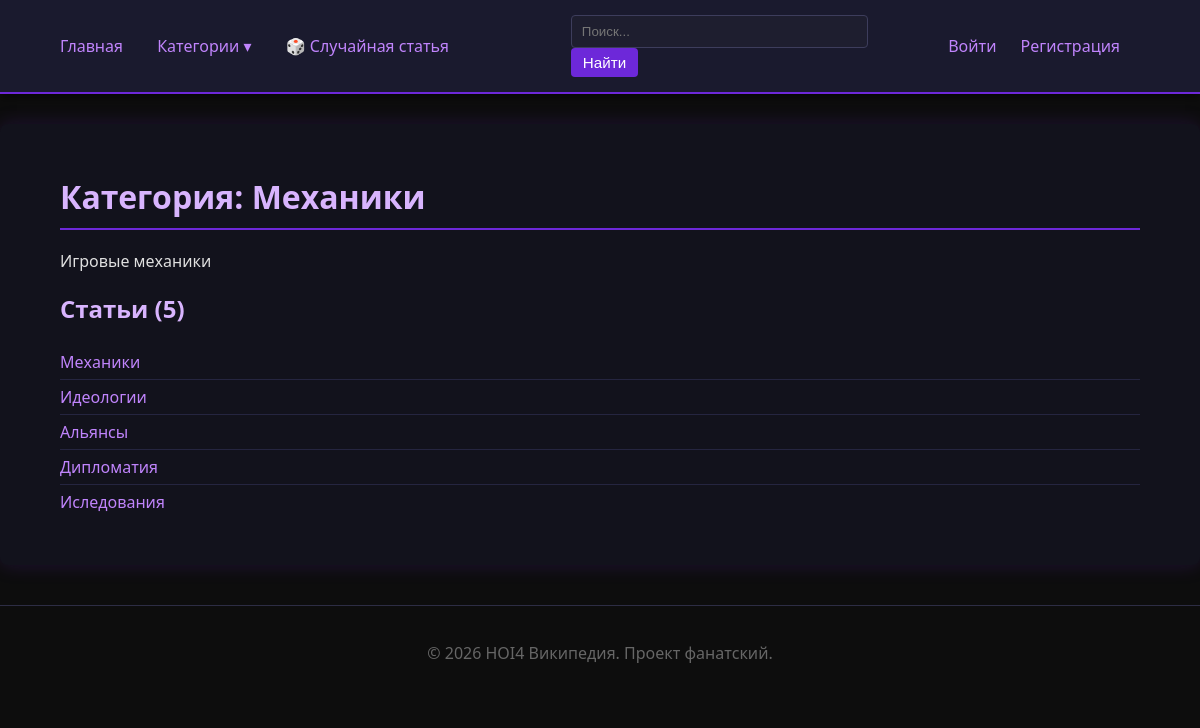
Page /category/2 on the committed database.
### app/models.py (models this page shows, shortened)
class Category(SqlAlchemyBase):
    __tablename__ = 'category'
    id = sa.Column(sa.Integer, primary_key=True, autoincrement=True)
    nazvanie = sa.Column(sa.String(64), nullable=False, unique=True)
    opisanie = sa.Column(sa.Text)

class Statya(SqlAlchemyBase):
    __tablename__ = 'statya'
    id = sa.Column(sa.Integer, primary_key=True, autoincrement=True)
    zagolovok = sa.Column(sa.String(128), nullable=False)
    soderzhanie = sa.Column(sa.Text, nullable=False)
    dataSozdaniya = sa.Column(sa.DateTime, default=sa.func.now())
    avtorId = sa.Column(sa.Integer, sa.ForeignKey('yuzer.id'))
    category = orm.relationship('Category', secondary=statyaCategorySvyaz, backref='statya')
    kommentarii = orm.relationship('Comment', backref='statya', lazy='dynamic')

### app/routes.py (the view)
@main.route('/category/<int:id>')
def category(id):
    sessia = dbSession()
    cat = sessia.query(Category).get(id)
    if not cat:
        abort(404)
    statyi = sessia.query(Statya).filter(Statya.category.contains(cat)).all()
    strany = cat.strany if hasattr(cat, 'strany') else []
    mehaniki = cat.mechanics if hasattr(cat, 'mechanics') else []
    unity = cat.units if hasattr(cat, 'units') else []
    tehnologii = cat.technologies if hasattr(cat, 'technologies') else []
    fokusy = cat.focuses if hasattr(cat, 'focuses') else []
    return render_template('category.html', title=cat.nazvanie, category=cat,
                           statyi=statyi, strany=strany, mehaniki=mehaniki,
                           unity=unity, tehnologii=tehnologii, fokusy=fokusy)

### app/__init__.py (called while the page is built)
def create_app(configClass=Config):
    app = Flask(__name__)
    app.config.from_object(configClass)
    loginManager.init_app(app)
    from app.models import Yuzer, dbSession, Category
    @app.teardown_appcontext
    def shutdownSession(exception=None):
        dbSession.remove()
    @loginManager.user_loader
    def loadYuzer(yuzerId):
        sessia = dbSession()
        return sessia.get(Yuzer, int(yuzerId))
    @app.context_processor
    def utilityProcessor():
        def getKategoriiSoStatyami():
            sessia = dbSession()
            return sessia.query(Category).filter(Category.statya.any()).all()
        return dict(getKategoriiSoStatyami=getKategoriiSoStatyami)
    from app.routes import main
    app.register_blueprint(main)
    return app

### app/templates/category.html (shortened to what this page needs)
{% extends "base.html" %}
{% block content %}
<h1>Категория: {{ category.nazvanie }}</h1>
{% if category.opisanie %}
    <p>{{ category.opisanie }}</p>
{% endif %}
<h2>Статьи ({{ statyi|length }})</h2>
{% if statyi %}
    <ul>
    {% for s in statyi %}
        <li>
            <a href="{{ url_for('main.statya', id=s.id) }}">{{ s.zagolovok }}</a>
        </li>
    {% endfor %}
    </ul>
{% else %}
    <p>Нет статей в этой категории.</p>
{% endif %}
{% endblock %}

### app/static/style.css (style rules this page uses)
body { font-family: 'Segoe UI', Tahoma, Geneva, Verdana, sans-serif; margin: 0; padding: 0; background: #0d0d0d; color: #e0e0e0; }
a { color: #c084fc; text-decoration: none; transition: color 0.2s, text-shadow 0.2s; }
h1, h2, h3 { color: #d8b4fe; font-weight: 600; }
h1 { border-bottom: 2px solid #6d28d9; padding-bottom: 10px; margin-bottom: 20px; }
ul { list-style: none; padding-left: 0; }
li { padding: 6px 0; border-bottom: 1px solid #252540; }
li:last-child { border-bottom: none; }

### rows in the picture
Category: nazvanie "Механики", opisanie "Игровые механики"
Statya: zagolovok "Механики"
Statya: zagolovok "Идеологии"
Statya: zagolovok "Альянсы"
Statya: zagolovok "Дипломатия"
Statya: zagolovok "Иследования"

### other values in the picture
{{ statyi|length }} "5"
